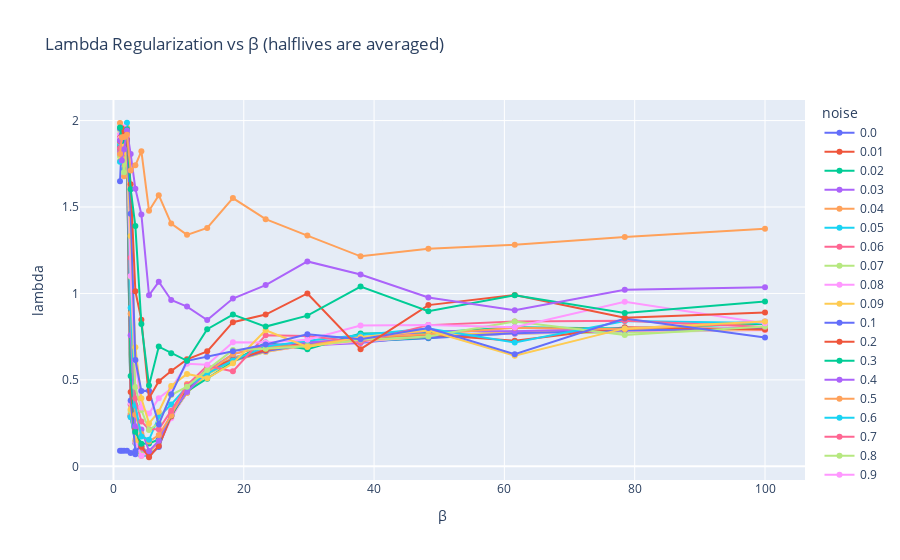

Source (notebook cell):
### Code cell
fig = plot_beta_vs_lambda(data, n=None)
fig.show()

### Figure 1 — Plotly figure (JSON) as saved in the notebook; plotly's stock layout.template omitted (floating-point values rounded to 4 significant figures)
{"data": [{"hovertemplate": "noise=0.0<br>β=%{x}<br>lambda=%{y}<extra></extra>", "legendgroup": "0.0", "line": {"color": "#636efa", "dash": "solid"}, "marker": {"symbol": "circle"}, "mode": "markers+lines", "name": "0.0", "orientation": "v", "showlegend": true, "type": "scatter", "x": [1, 1.274, 1.624, 2.069, 2.637, 3.36, 4.281, 5.456, 6.952, 8.859, 11.29, 14.38, 18.33, 23.36, 29.76, 37.93, 48.33, 61.58, 78.48, 100], "xaxis": "x", "y": [0.09053, 0.09053, 0.09053, 0.09053, 0.07789, 0.06947, 0.06526, 0.05895, 0.1263, 0.2968, 0.4295, 0.5432, 0.6189, 0.6716, 0.6989, 0.7221, 0.7411, 0.7705, 0.7853, 0.7958], "yaxis": "y"}, {"hovertemplate": "noise=0.01<br>β=%{x}<br>lambda=%{y}<extra></extra>", "legendgroup": "0.01", "line": {"color": "#EF553B", "dash": "solid"}, "marker": {"symbol": "circle"}, "mode": "markers+lines", "name": "0.01", "orientation": "v", "showlegend": true, "type": "scatter", "x": [1, 1.274, 1.624, 2.069, 2.637, 3.36, 4.281, 5.456, 6.952, 8.859, 11.29, 14.38, 18.33, 23.36, 29.76, 37.93, 48.33, 61.58, 78.48, 100], "xaxis": "x", "y": [1.895, 1.92, 1.806, 1.792, 0.2863, 0.1368, 0.07368, 0.07158, 0.1221, 0.3011, 0.4316, 0.5432, 0.6189, 0.6737, 0.6989, 0.7221, 0.7516, 0.7747, 0.7853, 0.7958], "yaxis": "y"}, {"hovertemplate": "noise=0.02<br>β=%{x}<br>lambda=%{y}<extra></extra>", "legendgroup": "0.02", "line": {"color": "#00cc96", "dash": "solid"}, "marker": {"symbol": "circle"}, "mode": "markers+lines", "name": "0.02", "orientation": "v", "showlegend": true, "type": "scatter", "x": [1, 1.274, 1.624, 2.069, 2.637, 3.36, 4.281, 5.456, 6.952, 8.859, 11.29, 14.38, 18.33, 23.36, 29.76, 37.93, 48.33, 61.58, 78.48, 100], "xaxis": "x", "y": [1.846, 1.823, 1.899, 1.891, 0.2926, 0.1389, 0.06526, 0.07579, 0.1305, 0.2926, 0.4274, 0.5389, 0.6274, 0.6737, 0.7032, 0.7221, 0.7432, 0.7747, 0.7811, 0.7895], "yaxis": "y"}, {"hovertemplate": "noise=0.03<br>β=%{x}<br>lambda=%{y}<extra></extra>", "legendgroup": "0.03", "line": {"color": "#ab63fa", "dash": "solid"}, "marker": {"symbol": "circle"}, "mode": "markers+lines", "name": "0.03", "orientation": "v", "showlegend": true, "type": "scatter", "x": [1, 1.274, 1.624, 2.069, 2.637, 3.36, 4.281, 5.456, 6.952, 8.859, 11.29, 14.38, 18.33, 23.36, 29.76, 37.93, 48.33, 61.58, 78.48, 100], "xaxis": "x", "y": [1.857, 1.863, 1.943, 1.848, 0.2947, 0.1411, 0.08632, 0.06947, 0.12, 0.2905, 0.4316, 0.5474, 0.6253, 0.6653, 0.6989, 0.7137, 0.7558, 0.7663, 0.7853, 0.8021], "yaxis": "y"}, {"hovertemplate": "noise=0.04<br>β=%{x}<br>lambda=%{y}<extra></extra>", "legendgroup": "0.04", "line": {"color": "#FFA15A", "dash": "solid"}, "marker": {"symbol": "circle"}, "mode": "markers+lines", "name": "0.04", "orientation": "v", "showlegend": true, "type": "scatter", "x": [1, 1.274, 1.624, 2.069, 2.637, 3.36, 4.281, 5.456, 6.952, 8.859, 11.29, 14.38, 18.33, 23.36, 29.76, 37.93, 48.33, 61.58, 78.48, 100], "xaxis": "x", "y": [1.918, 1.96, 1.88, 1.907, 0.3053, 0.1389, 0.06105, 0.07579, 0.1347, 0.2884, 0.4274, 0.5411, 0.6295, 0.6737, 0.6926, 0.7305, 0.7558, 0.7684, 0.7789, 0.7916], "yaxis": "y"}, {"hovertemplate": "noise=0.05<br>β=%{x}<br>lambda=%{y}<extra></extra>", "legendgroup": "0.05", "line": {"color": "#19d3f3", "dash": "solid"}, "marker": {"symbol": "circle"}, "mode": "markers+lines", "name": "0.05", "orientation": "v", "showlegend": true, "type": "scatter", "x": [1, 1.274, 1.624, 2.069, 2.637, 3.36, 4.281, 5.456, 6.952, 8.859, 11.29, 14.38, 18.33, 23.36, 29.76, 37.93, 48.33, 61.58, 78.48, 100], "xaxis": "x", "y": [1.861, 1.886, 1.718, 1.792, 0.2842, 0.1368, 0.06737, 0.06737, 0.1305, 0.3032, 0.44, 0.5453, 0.6232, 0.6716, 0.7074, 0.72, 0.7516, 0.7768, 0.7811, 0.8], "yaxis": "y"}, {"hovertemplate": "noise=0.06<br>β=%{x}<br>lambda=%{y}<extra></extra>", "legendgroup": "0.06", "line": {"color": "#FF6692", "dash": "solid"}, "marker": {"symbol": "circle"}, "mode": "markers+lines", "name": "0.06", "orientation": "v", "showlegend": true, "type": "scatter", "x": [1, 1.274, 1.624, 2.069, 2.637, 3.36, 4.281, 5.456, 6.952, 8.859, 11.29, 14.38, 18.33, 23.36, 29.76, 37.93, 48.33, 61.58, 78.48, 100], "xaxis": "x", "y": [1.823, 1.872, 1.895, 1.914, 0.3579, 0.1389, 0.1074, 0.06947, 0.12, 0.2947, 0.4253, 0.5516, 0.6168, 0.6758, 0.6989, 0.7326, 0.7516, 0.7705, 0.7853, 0.7979], "yaxis": "y"}, {"hovertemplate": "noise=0.07<br>β=%{x}<br>lambda=%{y}<extra></extra>", "legendgroup": "0.07", "line": {"color": "#B6E880", "dash": "solid"}, "marker": {"symbol": "circle"}, "mode": "markers+lines", "name": "0.07", "orientation": "v", "showlegend": true, "type": "scatter", "x": [1, 1.274, 1.624, 2.069, 2.637, 3.36, 4.281, 5.456, 6.952, 8.859, 11.29, 14.38, 18.33, 23.36, 29.76, 37.93, 48.33, 61.58, 78.48, 100], "xaxis": "x", "y": [1.792, 1.945, 1.884, 1.928, 0.3221, 0.1411, 0.06947, 0.06947, 0.1284, 0.2989, 0.4316, 0.5516, 0.6084, 0.6611, 0.7032, 0.7242, 0.7495, 0.7684, 0.7747, 0.7895], "yaxis": "y"}, {"hovertemplate": "noise=0.08<br>β=%{x}<br>lambda=%{y}<extra></extra>", "legendgroup": "0.08", "line": {"color": "#FF97FF", "dash": "solid"}, "marker": {"symbol": "circle"}, "mode": "markers+lines", "name": "0.08", "orientation": "v", "showlegend": true, "type": "scatter", "x": [1, 1.274, 1.624, 2.069, 2.637, 3.36, 4.281, 5.456, 6.952, 8.859, 11.29, 14.38, 18.33, 23.36, 29.76, 37.93, 48.33, 61.58, 78.48, 100], "xaxis": "x", "y": [1.92, 1.859, 1.84, 1.886, 0.3663, 0.1411, 0.06105, 0.08632, 0.1221, 0.2779, 0.4295, 0.5432, 0.6168, 0.6632, 0.6989, 0.7221, 0.7537, 0.7684, 0.7832, 0.7874], "yaxis": "y"}, {"hovertemplate": "noise=0.09<br>β=%{x}<br>lambda=%{y}<extra></extra>", "legendgroup": "0.09", "line": {"color": "#FECB52", "dash": "solid"}, "marker": {"symbol": "circle"}, "mode": "markers+lines", "name": "0.09", "orientation": "v", "showlegend": true, "type": "scatter", "x": [1, 1.274, 1.624, 2.069, 2.637, 3.36, 4.281, 5.456, 6.952, 8.859, 11.29, 14.38, 18.33, 23.36, 29.76, 37.93, 48.33, 61.58, 78.48, 100], "xaxis": "x", "y": [1.766, 1.931, 1.749, 1.825, 0.3305, 0.1537, 0.1179, 0.07789, 0.1432, 0.2968, 0.4253, 0.5305, 0.6084, 0.6632, 0.7011, 0.7284, 0.7495, 0.7811, 0.7853, 0.7916], "yaxis": "y"}, {"hovertemplate": "noise=0.1<br>β=%{x}<br>lambda=%{y}<extra></extra>", "legendgroup": "0.1", "line": {"color": "#636efa", "dash": "solid"}, "marker": {"symbol": "circle"}, "mode": "markers+lines", "name": "0.1", "orientation": "v", "showlegend": true, "type": "scatter", "x": [1, 1.274, 1.624, 2.069, 2.637, 3.36, 4.281, 5.456, 6.952, 8.859, 11.29, 14.38, 18.33, 23.36, 29.76, 37.93, 48.33, 61.58, 78.48, 100], "xaxis": "x", "y": [1.648, 1.872, 1.926, 1.823, 0.3811, 0.08842, 0.1179, 0.06316, 0.1116, 0.3011, 0.44, 0.5558, 0.6105, 0.6674, 0.7032, 0.7495, 0.7453, 0.7705, 0.7853, 0.7979], "yaxis": "y"}, {"hovertemplate": "noise=0.2<br>β=%{x}<br>lambda=%{y}<extra></extra>", "legendgroup": "0.2", "line": {"color": "#EF553B", "dash": "solid"}, "marker": {"symbol": "circle"}, "mode": "markers+lines", "name": "0.2", "orientation": "v", "showlegend": true, "type": "scatter", "x": [1, 1.274, 1.624, 2.069, 2.637, 3.36, 4.281, 5.456, 6.952, 8.859, 11.29, 14.38, 18.33, 23.36, 29.76, 37.93, 48.33, 61.58, 78.48, 100], "xaxis": "x", "y": [1.899, 1.846, 1.895, 1.92, 0.4295, 0.2147, 0.1137, 0.05263, 0.1179, 0.2884, 0.4505, 0.5621, 0.6168, 0.6716, 0.7179, 0.7305, 0.7621, 0.7263, 0.8042, 0.7916], "yaxis": "y"}, {"hovertemplate": "noise=0.3<br>β=%{x}<br>lambda=%{y}<extra></extra>", "legendgroup": "0.3", "line": {"color": "#00cc96", "dash": "solid"}, "marker": {"symbol": "circle"}, "mode": "markers+lines", "name": "0.3", "orientation": "v", "showlegend": true, "type": "scatter", "x": [1, 1.274, 1.624, 2.069, 2.637, 3.36, 4.281, 5.456, 6.952, 8.859, 11.29, 14.38, 18.33, 23.36, 29.76, 37.93, 48.33, 61.58, 78.48, 100], "xaxis": "x", "y": [1.84, 1.903, 1.813, 1.882, 0.5221, 0.2, 0.1305, 0.1326, 0.1558, 0.2947, 0.4337, 0.5074, 0.6042, 0.7158, 0.6779, 0.7684, 0.7726, 0.8042, 0.7979, 0.8253], "yaxis": "y"}, {"hovertemplate": "noise=0.4<br>β=%{x}<br>lambda=%{y}<extra></extra>", "legendgroup": "0.4", "line": {"color": "#ab63fa", "dash": "solid"}, "marker": {"symbol": "circle"}, "mode": "markers+lines", "name": "0.4", "orientation": "v", "showlegend": true, "type": "scatter", "x": [1, 1.274, 1.624, 2.069, 2.637, 3.36, 4.281, 5.456, 6.952, 8.859, 11.29, 14.38, 18.33, 23.36, 29.76, 37.93, 48.33, 61.58, 78.48, 100], "xaxis": "x", "y": [1.811, 1.878, 1.781, 1.922, 0.7579, 0.2316, 0.2126, 0.08842, 0.1474, 0.3074, 0.4295, 0.5516, 0.6484, 0.6989, 0.7158, 0.7368, 0.7832, 0.7811, 0.7979, 0.8379], "yaxis": "y"}, {"hovertemplate": "noise=0.5<br>β=%{x}<br>lambda=%{y}<extra></extra>", "legendgroup": "0.5", "line": {"color": "#FFA15A", "dash": "solid"}, "marker": {"symbol": "circle"}, "mode": "markers+lines", "name": "0.5", "orientation": "v", "showlegend": true, "type": "scatter", "x": [1, 1.274, 1.624, 2.069, 2.637, 3.36, 4.281, 5.456, 6.952, 8.859, 11.29, 14.38, 18.33, 23.36, 29.76, 37.93, 48.33, 61.58, 78.48, 100], "xaxis": "x", "y": [1.985, 1.863, 1.678, 1.96, 0.8821, 0.2989, 0.1874, 0.1432, 0.1811, 0.2947, 0.4758, 0.5411, 0.6505, 0.6905, 0.6989, 0.7474, 0.7642, 0.8021, 0.7937, 0.8316], "yaxis": "y"}, {"hovertemplate": "noise=0.6<br>β=%{x}<br>lambda=%{y}<extra></extra>", "legendgroup": "0.6", "line": {"color": "#19d3f3", "dash": "solid"}, "marker": {"symbol": "circle"}, "mode": "markers+lines", "name": "0.6", "orientation": "v", "showlegend": true, "type": "scatter", "x": [1, 1.274, 1.624, 2.069, 2.637, 3.36, 4.281, 5.456, 6.952, 8.859, 11.29, 14.38, 18.33, 23.36, 29.76, 37.93, 48.33, 61.58, 78.48, 100], "xaxis": "x", "y": [1.762, 1.899, 1.905, 1.987, 0.9179, 0.3516, 0.1726, 0.1537, 0.2863, 0.3579, 0.4611, 0.5368, 0.6126, 0.6926, 0.7263, 0.76, 0.7979, 0.7158, 0.84, 0.8295], "yaxis": "y"}, {"hovertemplate": "noise=0.7<br>β=%{x}<br>lambda=%{y}<extra></extra>", "legendgroup": "0.7", "line": {"color": "#FF6692", "dash": "solid"}, "marker": {"symbol": "circle"}, "mode": "markers+lines", "name": "0.7", "orientation": "v", "showlegend": true, "type": "scatter", "x": [1, 1.274, 1.624, 2.069, 2.637, 3.36, 4.281, 5.456, 6.952, 8.859, 11.29, 14.38, 18.33, 23.36, 29.76, 37.93, 48.33, 61.58, 78.48, 100], "xaxis": "x", "y": [1.84, 1.918, 1.882, 1.844, 1.206, 0.3937, 0.2589, 0.2147, 0.2147, 0.3221, 0.4695, 0.5811, 0.5495, 0.7579, 0.7537, 0.7179, 0.8168, 0.8379, 0.8421, 0.8063], "yaxis": "y"}, {"hovertemplate": "noise=0.8<br>β=%{x}<br>lambda=%{y}<extra></extra>", "legendgroup": "0.8", "line": {"color": "#B6E880", "dash": "solid"}, "marker": {"symbol": "circle"}, "mode": "markers+lines", "name": "0.8", "orientation": "v", "showlegend": true, "type": "scatter", "x": [1, 1.274, 1.624, 2.069, 2.637, 3.36, 4.281, 5.456, 6.952, 8.859, 11.29, 14.38, 18.33, 23.36, 29.76, 37.93, 48.33, 61.58, 78.48, 100], "xaxis": "x", "y": [1.947, 1.88, 1.701, 1.836, 1.097, 0.4589, 0.3263, 0.2105, 0.2505, 0.4126, 0.4611, 0.5579, 0.6737, 0.68, 0.6947, 0.7326, 0.7516, 0.8379, 0.76, 0.8084], "yaxis": "y"}, {"hovertemplate": "noise=0.9<br>β=%{x}<br>lambda=%{y}<extra></extra>", "legendgroup": "0.9", "line": {"color": "#FF97FF", "dash": "solid"}, "marker": {"symbol": "circle"}, "mode": "markers+lines", "name": "0.9", "orientation": "v", "showlegend": true, "type": "scatter", "x": [1, 1.274, 1.624, 2.069, 2.637, 3.36, 4.281, 5.456, 6.952, 8.859, 11.29, 14.38, 18.33, 23.36, 29.76, 37.93, 48.33, 61.58, 78.48, 100], "xaxis": "x", "y": [1.895, 1.937, 1.96, 1.912, 1.101, 0.6126, 0.3411, 0.3053, 0.3937, 0.4505, 0.5937, 0.5874, 0.7179, 0.7158, 0.7326, 0.8147, 0.8168, 0.8042, 0.9516, 0.8274], "yaxis": "y"}, {"hovertemplate": "noise=1.0<br>β=%{x}<br>lambda=%{y}<extra></extra>", "legendgroup": "1.0", "line": {"color": "#FECB52", "dash": "solid"}, "marker": {"symbol": "circle"}, "mode": "markers+lines", "name": "1.0", "orientation": "v", "showlegend": true, "type": "scatter", "x": [1, 1.274, 1.624, 2.069, 2.637, 3.36, 4.281, 5.456, 6.952, 8.859, 11.29, 14.38, 18.33, 23.36, 29.76, 37.93, 48.33, 61.58, 78.48, 100], "xaxis": "x", "y": [1.88, 1.783, 1.92, 1.813, 1.333, 0.6884, 0.3937, 0.2484, 0.3158, 0.4653, 0.5347, 0.5095, 0.5958, 0.7874, 0.6905, 0.7474, 0.7853, 0.64, 0.7979, 0.8379], "yaxis": "y"}, {"hovertemplate": "noise=1.2<br>β=%{x}<br>lambda=%{y}<extra></extra>", "legendgroup": "1.2", "line": {"color": "#636efa", "dash": "solid"}, "marker": {"symbol": "circle"}, "mode": "markers+lines", "name": "1.2", "orientation": "v", "showlegend": true, "type": "scatter", "x": [1, 1.274, 1.624, 2.069, 2.637, 3.36, 4.281, 5.456, 6.952, 8.859, 11.29, 14.38, 18.33, 23.36, 29.76, 37.93, 48.33, 61.58, 78.48, 100], "xaxis": "x", "y": [1.954, 1.918, 1.92, 1.865, 1.461, 0.6147, 0.4358, 0.4379, 0.2421, 0.4168, 0.6105, 0.6337, 0.6653, 0.7053, 0.7642, 0.7347, 0.8, 0.6484, 0.8547, 0.7453], "yaxis": "y"}, {"hovertemplate": "noise=1.5<br>β=%{x}<br>lambda=%{y}<extra></extra>", "legendgroup": "1.5", "line": {"color": "#EF553B", "dash": "solid"}, "marker": {"symbol": "circle"}, "mode": "markers+lines", "name": "1.5", "orientation": "v", "showlegend": true, "type": "scatter", "x": [1, 1.274, 1.624, 2.069, 2.637, 3.36, 4.281, 5.456, 6.952, 8.859, 11.29, 14.38, 18.33, 23.36, 29.76, 37.93, 48.33, 61.58, 78.48, 100], "xaxis": "x", "y": [1.882, 1.956, 1.92, 1.888, 1.632, 1.013, 0.8484, 0.3937, 0.4926, 0.5516, 0.6189, 0.6653, 0.8337, 0.8779, 1, 0.6779, 0.9326, 0.9916, 0.8589, 0.8905], "yaxis": "y"}, {"hovertemplate": "noise=2.0<br>β=%{x}<br>lambda=%{y}<extra></extra>", "legendgroup": "2.0", "line": {"color": "#00cc96", "dash": "solid"}, "marker": {"symbol": "circle"}, "mode": "markers+lines", "name": "2.0", "orientation": "v", "showlegend": true, "type": "scatter", "x": [1, 1.274, 1.624, 2.069, 2.637, 3.36, 4.281, 5.456, 6.952, 8.859, 11.29, 14.38, 18.33, 23.36, 29.76, 37.93, 48.33, 61.58, 78.48, 100], "xaxis": "x", "y": [1.96, 1.882, 1.895, 1.949, 1.602, 1.389, 0.8232, 0.4674, 0.6926, 0.6547, 0.6105, 0.7937, 0.8779, 0.8084, 0.8716, 1.04, 0.8968, 0.9895, 0.8863, 0.9537], "yaxis": "y"}, {"hovertemplate": "noise=3.0<br>β=%{x}<br>lambda=%{y}<extra></extra>", "legendgroup": "3.0", "line": {"color": "#ab63fa", "dash": "solid"}, "marker": {"symbol": "circle"}, "mode": "markers+lines", "name": "3.0", "orientation": "v", "showlegend": true, "type": "scatter", "x": [1, 1.274, 1.624, 2.069, 2.637, 3.36, 4.281, 5.456, 6.952, 8.859, 11.29, 14.38, 18.33, 23.36, 29.76, 37.93, 48.33, 61.58, 78.48, 100], "xaxis": "x", "y": [1.884, 1.768, 1.834, 1.943, 1.806, 1.606, 1.457, 0.9895, 1.067, 0.9621, 0.9242, 0.8463, 0.9705, 1.048, 1.185, 1.109, 0.9768, 0.9032, 1.021, 1.036], "yaxis": "y"}, {"hovertemplate": "noise=5.0<br>β=%{x}<br>lambda=%{y}<extra></extra>", "legendgroup": "5.0", "line": {"color": "#FFA15A", "dash": "solid"}, "marker": {"symbol": "circle"}, "mode": "markers+lines", "name": "5.0", "orientation": "v", "showlegend": true, "type": "scatter", "x": [1, 1.274, 1.624, 2.069, 2.637, 3.36, 4.281, 5.456, 6.952, 8.859, 11.29, 14.38, 18.33, 23.36, 29.76, 37.93, 48.33, 61.58, 78.48, 100], "xaxis": "x", "y": [1.806, 1.903, 1.905, 1.918, 1.712, 1.741, 1.823, 1.478, 1.568, 1.404, 1.339, 1.379, 1.552, 1.429, 1.335, 1.215, 1.259, 1.282, 1.326, 1.375], "yaxis": "y"}], "layout": {"legend": {"title": {"text": "noise"}, "tracegroupgap": 0}, "title": {"text": "Lambda Regularization vs β (halflives are averaged)"}, "xaxis": {"anchor": "y", "domain": [0, 1], "title": {"text": "β"}}, "yaxis": {"anchor": "x", "domain": [0, 1], "title": {"text": "lambda"}}}}
